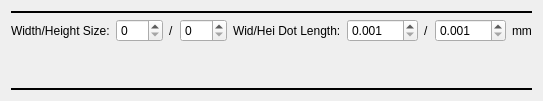
            <widget class="QWidget" name="page_3">
             <layout class="QGridLayout" name="gridLayout_41">
              <item row="0" column="0">
               <widget class="QLabel" name="split_label_4">
                <property name="sizePolicy">
                 <sizepolicy hsizetype="Preferred" vsizetype="Fixed">
                  <horstretch>0</horstretch>
                  <verstretch>0</verstretch>
                 </sizepolicy>
                </property>
                <property name="minimumSize">
                 <size>
                  <width>0</width>
                  <height>2</height>
                 </size>
                </property>
                <property name="maximumSize">
                 <size>
                  <width>16777215</width>
                  <height>2</height>
                 </size>
                </property>
                <property name="styleSheet">
                 <string notr="true">background-color: rgb(0, 0, 0);</string>
                </property>
                <property name="text">
                 <string>TextLabel</string>
                </property>
               </widget>
              </item>
              <item row="1" column="0">
               <layout class="QHBoxLayout" name="horizontalLayout_84" stretch="0,1,0,1,0,1,0,1,0">
                <item>
                 <widget class="QLabel" name="chess_width_label">
                  <property name="text">
                   <string>Width/Height Size:</string>
                  </property>
                 </widget>
                </item>
                <item>
                 <widget class="QSpinBox" name="chess_width_size_spinBox">
                  <property name="maximum">
                   <number>999</number>
                  </property>
                 </widget>
                </item>
                <item>
                 <widget class="QLabel" name="chess_height_label">
                  <property name="text">
                   <string>/</string>
                  </property>
                 </widget>
                </item>
                <item>
                 <widget class="QSpinBox" name="chess_height_size_spinBox">
                  <property name="maximum">
                   <number>999</number>
                  </property>
                 </widget>
                </item>
                <item>
                 <widget class="QLabel" name="chess_width_label_2">
                  <property name="text">
                   <string>Wid/Hei Dot Length:</string>
                  </property>
                 </widget>
                </item>
                <item>
                 <widget class="QDoubleSpinBox" name="chess_width_length_doubleSpinBox">
                  <property name="decimals">
                   <number>3</number>
                  </property>
                  <property name="minimum">
                   <double>0.001000000000000</double>
                  </property>
                  <property name="maximum">
                   <double>999.999000000000024</double>
                  </property>
                 </widget>
                </item>
                <item>
                 <widget class="QLabel" name="chess_width_label_3">
                  <property name="text">
                   <string>/</string>
                  </property>
                 </widget>
                </item>
                <item>
                 <widget class="QDoubleSpinBox" name="chess_height_length_doubleSpinBox">
                  <property name="decimals">
                   <number>3</number>
                  </property>
                  <property name="minimum">
                   <double>0.001000000000000</double>
                  </property>
                  <property name="maximum">
                   <double>999.990000000000009</double>
                  </property>
                 </widget>
                </item>
                <item>
                 <widget class="QLabel" name="chess_height_label_3">
                  <property name="text">
                   <string>mm</string>
                  </property>
                 </widget>
                </item>
               </layout>
              </item>
              <item row="3" column="0">
               <widget class="QLabel" name="split_label_5">
                <property name="sizePolicy">
                 <sizepolicy hsizetype="Preferred" vsizetype="Fixed">
                  <horstretch>0</horstretch>
                  <verstretch>0</verstretch>
                 </sizepolicy>
                </property>
                <property name="minimumSize">
                 <size>
                  <width>0</width>
                  <height>2</height>
                 </size>
                </property>
                <property name="maximumSize">
                 <size>
                  <width>16777215</width>
                  <height>2</height>
                 </size>
                </property>
                <property name="styleSheet">
                 <string notr="true">background-color: rgb(0, 0, 0);</string>
                </property>
                <property name="text">
                 <string>TextLabel</string>
                </property>
               </widget>
              </item>
              <item row="2" column="0">
               <spacer name="verticalSpacer_3">
                <property name="orientation">
                 <enum>Qt::Vertical</enum>
                </property>
                <property name="sizeHint" stdset="0">
                 <size>
                  <width>20</width>
                  <height>40</height>
                 </size>
                </property>
               </spacer>
              </item>
             </layout>
            </widget>
